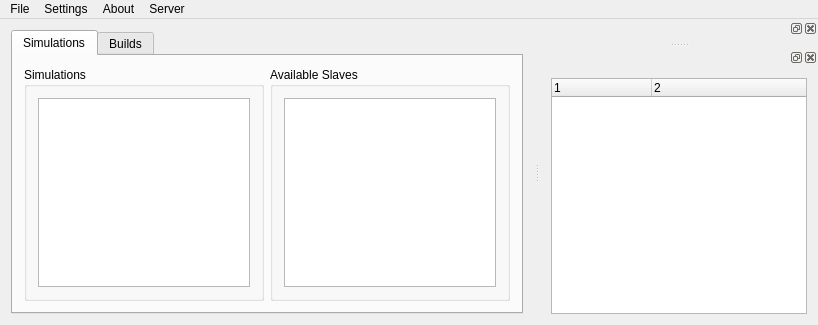
<?xml version="1.0" encoding="UTF-8"?>
<ui version="4.0">
 <class>MainForm</class>
 <widget class="QMainWindow" name="MainForm">
  <property name="geometry">
   <rect>
    <x>0</x>
    <y>0</y>
    <width>818</width>
    <height>325</height>
   </rect>
  </property>
  <property name="acceptDrops">
   <bool>true</bool>
  </property>
  <property name="windowTitle">
   <string>MainForm</string>
  </property>
  <property name="windowIcon">
   <iconset resource="images.qrc">
    <normaloff>:/images/images/ALogo.png</normaloff>:/images/images/ALogo.png</iconset>
  </property>
  <property name="styleSheet">
   <string notr="true"/>
  </property>
  <widget class="QWidget" name="centralWidget">
   <layout class="QGridLayout" name="gridLayout_2">
    <item row="0" column="0">
     <layout class="QGridLayout" name="gridLayout">
      <item row="0" column="0">
       <widget class="QTabWidget" name="tabWidget">
        <property name="currentIndex">
         <number>0</number>
        </property>
        <widget class="QWidget" name="tab">
         <attribute name="title">
          <string>Simulations</string>
         </attribute>
         <layout class="QHBoxLayout" name="horizontalLayout">
          <item>
           <widget class="QGroupBox" name="groupBox">
            <property name="title">
             <string>Simulations</string>
            </property>
            <layout class="QHBoxLayout" name="horizontalLayout_3">
             <item>
              <widget class="QTreeWidget" name="treeWidgetSimulations">
               <property name="headerHidden">
                <bool>true</bool>
               </property>
               <property name="columnCount">
                <number>2</number>
               </property>
               <column>
                <property name="text">
                 <string notr="true">1</string>
                </property>
               </column>
               <column>
                <property name="text">
                 <string notr="true">2</string>
                </property>
               </column>
              </widget>
             </item>
            </layout>
           </widget>
          </item>
          <item>
           <widget class="QGroupBox" name="groupBox_2">
            <property name="title">
             <string>Available Slaves</string>
            </property>
            <layout class="QHBoxLayout" name="horizontalLayout_4">
             <item>
              <widget class="QTreeWidget" name="treeWidgetActiveSimulations">
               <property name="headerHidden">
                <bool>true</bool>
               </property>
               <property name="columnCount">
                <number>2</number>
               </property>
               <column>
                <property name="text">
                 <string notr="true">1</string>
                </property>
               </column>
               <column>
                <property name="text">
                 <string notr="true">2</string>
                </property>
               </column>
              </widget>
             </item>
            </layout>
           </widget>
          </item>
         </layout>
        </widget>
        <widget class="QWidget" name="tab_2">
         <attribute name="title">
          <string>Builds</string>
         </attribute>
         <layout class="QHBoxLayout" name="horizontalLayout_2">
          <item>
           <widget class="QGroupBox" name="groupBoxMaster">
            <property name="acceptDrops">
             <bool>true</bool>
            </property>
            <property name="title">
             <string>Master</string>
            </property>
           </widget>
          </item>
          <item>
           <widget class="QGroupBox" name="groupBoxSlaves">
            <property name="acceptDrops">
             <bool>true</bool>
            </property>
            <property name="title">
             <string>Slaves</string>
            </property>
            <layout class="QVBoxLayout" name="verticalLayout">
             <item>
              <widget class="QTreeWidget" name="treeWidgetSlaves">
               <property name="acceptDrops">
                <bool>true</bool>
               </property>
               <property name="columnCount">
                <number>2</number>
               </property>
               <attribute name="headerVisible">
                <bool>false</bool>
               </attribute>
               <column>
                <property name="text">
                 <string notr="true">1</string>
                </property>
               </column>
               <column>
                <property name="text">
                 <string notr="true">2</string>
                </property>
               </column>
              </widget>
             </item>
            </layout>
           </widget>
          </item>
         </layout>
        </widget>
       </widget>
      </item>
     </layout>
    </item>
   </layout>
  </widget>
  <widget class="QMenuBar" name="menuBar">
   <property name="geometry">
    <rect>
     <x>0</x>
     <y>0</y>
     <width>818</width>
     <height>21</height>
    </rect>
   </property>
   <widget class="QMenu" name="menuAbout">
    <property name="title">
     <string>About</string>
    </property>
    <addaction name="actionHelp"/>
    <addaction name="actionVersion"/>
   </widget>
   <widget class="QMenu" name="menuAdd">
    <property name="title">
     <string>Settings</string>
    </property>
   </widget>
   <widget class="QMenu" name="menuStartServer">
    <property name="title">
     <string>Server</string>
    </property>
    <addaction name="separator"/>
    <addaction name="actionStart"/>
    <addaction name="actionSet_Port"/>
    <addaction name="actionStop_Server"/>
   </widget>
   <widget class="QMenu" name="menuFile">
    <property name="title">
     <string>File</string>
    </property>
    <addaction name="actionAdd_Build"/>
    <addaction name="actionCopy_Build_Over"/>
    <addaction name="actionAdd_Simulation"/>
   </widget>
   <addaction name="menuFile"/>
   <addaction name="menuAdd"/>
   <addaction name="menuAbout"/>
   <addaction name="menuStartServer"/>
  </widget>
  <widget class="QDockWidget" name="dockWidgetProperty">
   <attribute name="dockWidgetArea">
    <number>2</number>
   </attribute>
   <widget class="QWidget" name="dockWidgetContents"/>
  </widget>
  <widget class="QDockWidget" name="dockWidgetInfoBox">
   <attribute name="dockWidgetArea">
    <number>2</number>
   </attribute>
   <widget class="QWidget" name="dockWidgetContents_2">
    <layout class="QGridLayout" name="gridLayout_3">
     <item row="0" column="0">
      <widget class="QTreeWidget" name="treeWidgetInfoBox">
       <property name="selectionBehavior">
        <enum>QAbstractItemView::SelectItems</enum>
       </property>
       <property name="columnCount">
        <number>2</number>
       </property>
       <column>
        <property name="text">
         <string notr="true">1</string>
        </property>
       </column>
       <column>
        <property name="text">
         <string notr="true">2</string>
        </property>
       </column>
      </widget>
     </item>
    </layout>
   </widget>
  </widget>
  <action name="actionHelp">
   <property name="text">
    <string>Help</string>
   </property>
  </action>
  <action name="actionVersion">
   <property name="text">
    <string>Version</string>
   </property>
  </action>
  <action name="actionStart">
   <property name="text">
    <string>Start</string>
   </property>
  </action>
  <action name="actionSet_Port">
   <property name="text">
    <string>Set Port</string>
   </property>
  </action>
  <action name="actionStop_Server">
   <property name="text">
    <string>Stop Server</string>
   </property>
  </action>
  <action name="actionAdd_Build">
   <property name="text">
    <string>Add Build</string>
   </property>
  </action>
  <action name="actionCopy_Build_Over">
   <property name="text">
    <string>Copy Build Over</string>
   </property>
  </action>
  <action name="actionAdd_Simulation">
   <property name="text">
    <string>Add Simulation</string>
   </property>
  </action>
 </widget>
 <layoutdefault spacing="6" margin="11"/>
 <resources>
  <include location="images.qrc"/>
 </resources>
 <connections/>
 <slots>
  <slot>randomButtonClick()</slot>
  <slot>dragTest()</slot>
 </slots>
</ui>
